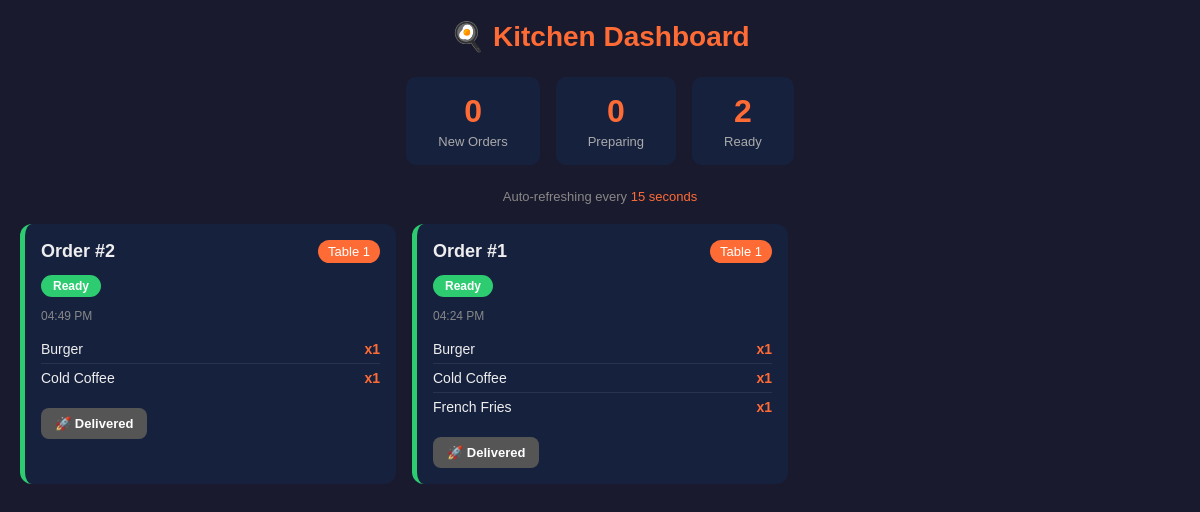
The page /admin on the database its author committed.
### models.py (models this page shows)
class Order(Base):
    __tablename__ = "orders"
    id = Column(Integer, primary_key=True)
    table_number = Column(Integer)
    status = Column(String, default="New")
    created_at = Column(DateTime, default=datetime.utcnow)

class OrderItem(Base):
    __tablename__ = "order_items"
    id = Column(Integer, primary_key=True)
    order_id = Column(Integer, ForeignKey("orders.id"))
    menu_item_id = Column(Integer, ForeignKey("menu_items.id"))
    quantity = Column(Integer)

class MenuItem(Base):
    __tablename__ = "menu_items"
    id = Column(Integer, primary_key=True)
    name = Column(String)
    price = Column(Float)
    category = Column(String)

### main.py (the view)
@app.get("/admin")
def admin_dashboard(request: Request, db: Session = Depends(get_db)):
    orders = db.query(Order).order_by(Order.created_at.desc()).all()
    order_details = []
    for order in orders:
        items = db.query(OrderItem, MenuItem).join(
            MenuItem, OrderItem.menu_item_id == MenuItem.id
        ).filter(OrderItem.order_id == order.id).all()
        order_details.append({
        "order": order,
        "time": order.created_at.strftime('%I:%M %p') if order.created_at else "N/A",
        "order_items": items  # renamed from "items" to "order_items"
    })
    return templates.TemplateResponse(
        request=request,
        name="admin.html",
        context={"order_details": order_details}
    )

### templates/admin.html (shortened to what this page needs)
<!DOCTYPE html>
<html lang="en">
<head>
</head>
<body>
<h1>🍳 Kitchen Dashboard</h1>
<div class="stats">
    <div class="stat-box">
        <div class="number" id="count-new">0</div>
        <div class="label">New Orders</div>
    </div>
    <div class="stat-box">
        <div class="number" id="count-preparing">0</div>
        <div class="label">Preparing</div>
    </div>
    <div class="stat-box">
        <div class="number" id="count-ready">0</div>
        <div class="label">Ready</div>
    </div>
</div>
<div class="refresh-bar">Auto-refreshing every <span>15 seconds</span></div>
<div class="orders-grid" id="orders-container">
    {% if order_details %}
        {% for detail in order_details %}
        {% set order = detail.order %}
        {% set status_lower = order.status | lower %}
        <div class="order-card {{ status_lower }}" id="card-{{ order.id }}">
            <div class="order-header">
                <span class="order-id">Order #{{ order.id }}</span>
                <span class="table-badge">Table {{ order.table_number }}</span>
            </div>
            <span class="status-badge status-{{ order.status }}">{{ order.status }}</span>
            <div class="order-time">{{ detail.time }}</div>
            <div class="order-items">
                {% for order_item, menu_item in detail.order_items %}
                <div class="order-item">
                    <span>{{ menu_item.name }}</span>
                    <span class="item-qty">x{{ order_item.quantity }}</span>
                </div>
                {% endfor %}
            </div>
            <div class="action-buttons">
                {% if order.status == 'New' %}
                    <button class="btn btn-preparing" onclick="updateStatus({{ order.id }}, 'Preparing')">👨‍🍳 Preparing</button>
                {% elif order.status == 'Preparing' %}
                    <button class="btn btn-ready" onclick="updateStatus({{ order.id }}, 'Ready')">✅ Mark Ready</button>
                {% elif order.status == 'Ready' %}
                    <button class="btn btn-delivered" onclick="updateStatus({{ order.id }}, 'Delivered')">🚀 Delivered</button>
                {% else %}
                    <span style="color:#555; font-size:13px;">✓ Completed</span>
                {% endif %}
            </div>
        </div>
        {% endfor %}
    {% else %}
        <div class="no-orders" style="grid-column: 1/-1;">
            🎉 No orders yet. Waiting for customers...
        </div>
    {% endif %}
</div>
</body>
</html>

### templates/admin.html (style rules this page uses)
* { box-sizing: border-box; margin: 0; padding: 0; }
body { font-family: Arial, sans-serif; background: #1a1a2e; color: #eee; padding: 20px; }
h1 { text-align: center; margin-bottom: 24px; color: #ff6b35; font-size: 28px; }
.stats { display: flex; gap: 16px; margin-bottom: 24px; justify-content: center; }
.stat-box { background: #16213e; padding: 16px 32px; border-radius: 10px; text-align: center; }
.stat-box .number { font-size: 32px; font-weight: bold; color: #ff6b35; }
.stat-box .label { font-size: 13px; color: #aaa; margin-top: 4px; }
.orders-grid { display: grid; grid-template-columns: repeat(auto-fill, minmax(300px, 1fr)); gap: 16px; }
.order-card { background: #16213e; border-radius: 12px; padding: 16px; border-left: 5px solid #ff6b35; }
.order-card.ready { border-left-color: #2ecc71; }
.order-header { display: flex; justify-content: space-between; align-items: center; margin-bottom: 12px; }
.order-id { font-size: 18px; font-weight: bold; }
.table-badge { background: #ff6b35; color: white; padding: 4px 10px; border-radius: 20px; font-size: 13px; }
.status-badge { display: inline-block; padding: 4px 12px; border-radius: 20px; font-size: 12px; font-weight: bold; margin-bottom: 12px; }
.status-Ready { background: #2ecc71; color: white; }
.order-items { margin-bottom: 16px; }
.order-item { display: flex; justify-content: space-between; padding: 6px 0; border-bottom: 1px solid #ffffff15; font-size: 14px; }
.order-item:last-child { border-bottom: none; }
.item-qty { color: #ff6b35; font-weight: bold; }
.order-time { font-size: 12px; color: #888; margin-bottom: 12px; }
.action-buttons { display: flex; gap: 8px; flex-wrap: wrap; }
.btn { padding: 8px 14px; border: none; border-radius: 8px; cursor: pointer; font-size: 13px; font-weight: bold; }
.btn-delivered { background: #555; color: white; }
.refresh-bar { text-align: center; margin-bottom: 20px; color: #888; font-size: 13px; }
.refresh-bar span { color: #ff6b35; }

### rows shown on the page
Order: id "2", table_number "1", status "Ready"
OrderItem: name "Burger", quantity "1"
OrderItem: name "Cold Coffee", quantity "1"
Order: id "1", table_number "1", status "Ready"
OrderItem: name "Burger", quantity "1"
OrderItem: name "Cold Coffee", quantity "1"
OrderItem: name "French Fries", quantity "1"

### other values the page prints
{{ detail.time }} "04:49 PM" "04:24 PM"
